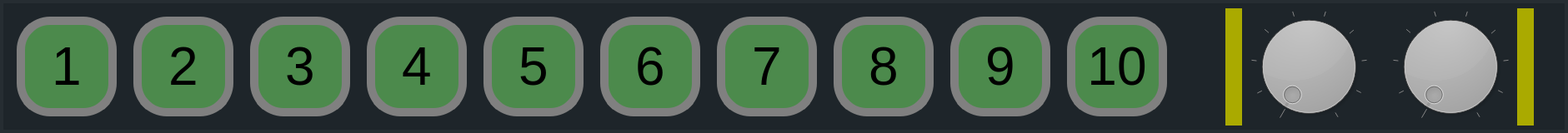
   <widget class="QGroupBox" name="groupBox">
    <property name="geometry">
     <rect>
      <x>20</x>
      <y>80</y>
      <width>1881</width>
      <height>160</height>
     </rect>
    </property>
    <property name="styleSheet">
     <string notr="true">background-color: #1e252a; 
border: 4px solid #262d32; </string>
    </property>
    <property name="title">
     <string/>
    </property>
    <property name="flat">
     <bool>false</bool>
    </property>
    <widget class="QPushButton" name="pushButton12">
     <property name="geometry">
      <rect>
       <x>160</x>
       <y>20</y>
       <width>120</width>
       <height>120</height>
      </rect>
     </property>
     <property name="font">
      <font>
       <family>Helvetica Neue</family>
       <pointsize>48</pointsize>
      </font>
     </property>
     <property name="styleSheet">
      <string notr="true">border: 10px solid grey; 
background-color: #4C8A4C;
border-radius: 40px;</string>
     </property>
     <property name="text">
      <string>2</string>
     </property>
     <property name="flat">
      <bool>false</bool>
     </property>
    </widget>
    <widget class="QPushButton" name="pushButton17">
     <property name="geometry">
      <rect>
       <x>860</x>
       <y>20</y>
       <width>120</width>
       <height>120</height>
      </rect>
     </property>
     <property name="font">
      <font>
       <family>Helvetica Neue</family>
       <pointsize>48</pointsize>
      </font>
     </property>
     <property name="styleSheet">
      <string notr="true">border: 10px solid grey; 
background-color: #4C8A4C;
border-radius: 40px;</string>
     </property>
     <property name="text">
      <string>7</string>
     </property>
     <property name="flat">
      <bool>false</bool>
     </property>
    </widget>
    <widget class="QPushButton" name="pushButton10">
     <property name="geometry">
      <rect>
       <x>1280</x>
       <y>20</y>
       <width>120</width>
       <height>120</height>
      </rect>
     </property>
     <property name="font">
      <font>
       <family>Helvetica Neue</family>
       <pointsize>48</pointsize>
      </font>
     </property>
     <property name="styleSheet">
      <string notr="true">border: 10px solid grey; 
background-color: #4C8A4C;
border-radius: 40px;</string>
     </property>
     <property name="text">
      <string>10</string>
     </property>
     <property name="flat">
      <bool>false</bool>
     </property>
    </widget>
    <widget class="QPushButton" name="pushButton15">
     <property name="geometry">
      <rect>
       <x>580</x>
       <y>20</y>
       <width>120</width>
       <height>120</height>
      </rect>
     </property>
     <property name="font">
      <font>
       <family>Helvetica Neue</family>
       <pointsize>48</pointsize>
      </font>
     </property>
     <property name="styleSheet">
      <string notr="true">border: 10px solid grey; 
background-color: #4C8A4C;
border-radius: 40px;</string>
     </property>
     <property name="text">
      <string>5</string>
     </property>
     <property name="flat">
      <bool>false</bool>
     </property>
    </widget>
    <widget class="QPushButton" name="pushButton16">
     <property name="geometry">
      <rect>
       <x>720</x>
       <y>20</y>
       <width>120</width>
       <height>120</height>
      </rect>
     </property>
     <property name="font">
      <font>
       <family>Helvetica Neue</family>
       <pointsize>48</pointsize>
      </font>
     </property>
     <property name="styleSheet">
      <string notr="true">border: 10px solid grey; 
background-color: #4C8A4C;
border-radius: 40px;</string>
     </property>
     <property name="text">
      <string>6</string>
     </property>
     <property name="flat">
      <bool>false</bool>
     </property>
    </widget>
    <widget class="QPushButton" name="pushButton11">
     <property name="geometry">
      <rect>
       <x>20</x>
       <y>20</y>
       <width>120</width>
       <height>120</height>
      </rect>
     </property>
     <property name="font">
      <font>
       <family>Helvetica Neue</family>
       <pointsize>48</pointsize>
      </font>
     </property>
     <property name="styleSheet">
      <string notr="true">border: 10px solid grey; 
background-color: #4C8A4C;
border-radius: 40px;</string>
     </property>
     <property name="text">
      <string>1</string>
     </property>
     <property name="flat">
      <bool>false</bool>
     </property>
    </widget>
    <widget class="QPushButton" name="pushButton14">
     <property name="geometry">
      <rect>
       <x>440</x>
       <y>20</y>
       <width>120</width>
       <height>120</height>
      </rect>
     </property>
     <property name="font">
      <font>
       <family>Helvetica Neue</family>
       <pointsize>48</pointsize>
      </font>
     </property>
     <property name="styleSheet">
      <string notr="true">border: 10px solid grey; 
background-color: #4C8A4C;
border-radius: 40px;</string>
     </property>
     <property name="text">
      <string>4</string>
     </property>
     <property name="flat">
      <bool>false</bool>
     </property>
    </widget>
    <widget class="QPushButton" name="pushButton13">
     <property name="geometry">
      <rect>
       <x>300</x>
       <y>20</y>
       <width>120</width>
       <height>120</height>
      </rect>
     </property>
     <property name="font">
      <font>
       <family>Helvetica Neue</family>
       <pointsize>48</pointsize>
      </font>
     </property>
     <property name="styleSheet">
      <string notr="true">border: 10px solid grey; 
background-color: #4C8A4C;
border-radius: 40px;</string>
     </property>
     <property name="text">
      <string>3</string>
     </property>
     <property name="flat">
      <bool>false</bool>
     </property>
    </widget>
    <widget class="QPushButton" name="pushButton18">
     <property name="geometry">
      <rect>
       <x>1000</x>
       <y>20</y>
       <width>120</width>
       <height>120</height>
      </rect>
     </property>
     <property name="font">
      <font>
       <family>Helvetica Neue</family>
       <pointsize>48</pointsize>
      </font>
     </property>
     <property name="styleSheet">
      <string notr="true">border: 10px solid grey; 
background-color: #4C8A4C;
border-radius: 40px;</string>
     </property>
     <property name="text">
      <string>8</string>
     </property>
     <property name="flat">
      <bool>false</bool>
     </property>
    </widget>
    <widget class="QPushButton" name="pushButton19">
     <property name="geometry">
      <rect>
       <x>1140</x>
       <y>20</y>
       <width>120</width>
       <height>120</height>
      </rect>
     </property>
     <property name="font">
      <font>
       <family>Helvetica Neue</family>
       <pointsize>48</pointsize>
      </font>
     </property>
     <property name="styleSheet">
      <string notr="true">border: 10px solid grey; 
background-color: #4C8A4C;
border-radius: 40px;</string>
     </property>
     <property name="text">
      <string>9</string>
     </property>
     <property name="flat">
      <bool>false</bool>
     </property>
    </widget>
    <widget class="QDial" name="dial1p">
     <property name="geometry">
      <rect>
       <x>1500</x>
       <y>10</y>
       <width>140</width>
       <height>140</height>
      </rect>
     </property>
     <property name="styleSheet">
      <string notr="true">background: black;</string>
     </property>
     <property name="minimum">
      <number>1</number>
     </property>
     <property name="maximum">
      <number>10</number>
     </property>
     <property name="invertedAppearance">
      <bool>false</bool>
     </property>
     <property name="invertedControls">
      <bool>false</bool>
     </property>
     <property name="wrapping">
      <bool>false</bool>
     </property>
     <property name="notchTarget">
      <double>11.699999999999999</double>
     </property>
     <property name="notchesVisible">
      <bool>true</bool>
     </property>
    </widget>
    <widget class="QDial" name="dial1s">
     <property name="geometry">
      <rect>
       <x>1670</x>
       <y>10</y>
       <width>140</width>
       <height>140</height>
      </rect>
     </property>
     <property name="styleSheet">
      <string notr="true">background: black;</string>
     </property>
     <property name="minimum">
      <number>1</number>
     </property>
     <property name="maximum">
      <number>10</number>
     </property>
     <property name="notchTarget">
      <double>11.699999999999999</double>
     </property>
     <property name="notchesVisible">
      <bool>true</bool>
     </property>
    </widget>
    <widget class="Line" name="line1p">
     <property name="geometry">
      <rect>
       <x>1470</x>
       <y>10</y>
       <width>20</width>
       <height>141</height>
      </rect>
     </property>
     <property name="styleSheet">
      <string notr="true">border: 10px solid #aaaa00;</string>
     </property>
     <property name="frameShadow">
      <enum>QFrame::Plain</enum>
     </property>
     <property name="lineWidth">
      <number>20</number>
     </property>
     <property name="orientation">
      <enum>Qt::Vertical</enum>
     </property>
    </widget>
    <widget class="Line" name="line1s">
     <property name="geometry">
      <rect>
       <x>1820</x>
       <y>10</y>
       <width>20</width>
       <height>141</height>
      </rect>
     </property>
     <property name="styleSheet">
      <string notr="true">border: 10px solid #aaaa00;</string>
     </property>
     <property name="frameShadow">
      <enum>QFrame::Plain</enum>
     </property>
     <property name="lineWidth">
      <number>20</number>
     </property>
     <property name="orientation">
      <enum>Qt::Vertical</enum>
     </property>
    </widget>
   </widget>
